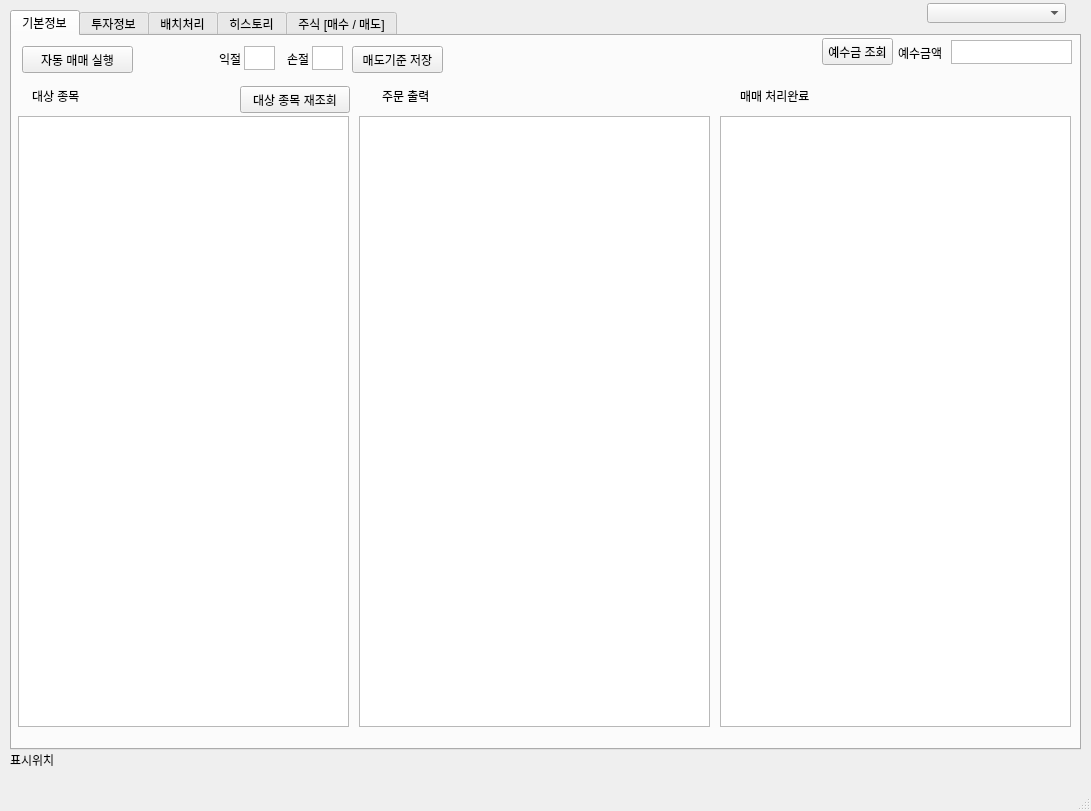
<?xml version="1.0" encoding="UTF-8"?>
<ui version="4.0">
 <class>MainWindow</class>
 <widget class="QMainWindow" name="MainWindow">
  <property name="geometry">
   <rect>
    <x>0</x>
    <y>0</y>
    <width>1091</width>
    <height>811</height>
   </rect>
  </property>
  <property name="windowTitle">
   <string>MainWindow</string>
  </property>
  <widget class="QWidget" name="centralwidget">
   <widget class="QTabWidget" name="tab5_tabWidget">
    <property name="geometry">
     <rect>
      <x>10</x>
      <y>10</y>
      <width>1071</width>
      <height>740</height>
     </rect>
    </property>
    <property name="maximumSize">
     <size>
      <width>1300</width>
      <height>740</height>
     </size>
    </property>
    <property name="toolTip">
     <string extracomment="06:최유리지정가 "/>
    </property>
    <property name="statusTip">
     <string extracomment="06:최유리지정가 "/>
    </property>
    <property name="currentIndex">
     <number>0</number>
    </property>
    <widget class="QWidget" name="tab_base_info">
     <attribute name="title">
      <string>기본정보</string>
     </attribute>
     <widget class="QTableWidget" name="tb1_tableWidget_stock_target_info_list01">
      <property name="geometry">
       <rect>
        <x>6</x>
        <y>80</y>
        <width>331</width>
        <height>611</height>
       </rect>
      </property>
     </widget>
     <widget class="QLabel" name="tab1_label_stock_target_name_01">
      <property name="geometry">
       <rect>
        <x>20</x>
        <y>50</y>
        <width>61</width>
        <height>20</height>
       </rect>
      </property>
      <property name="text">
       <string>대상 종목</string>
      </property>
     </widget>
     <widget class="QLabel" name="tab2_label_stock_order_2">
      <property name="geometry">
       <rect>
        <x>370</x>
        <y>50</y>
        <width>161</width>
        <height>20</height>
       </rect>
      </property>
      <property name="text">
       <string>주문 출력</string>
      </property>
     </widget>
     <widget class="QTextBrowser" name="tb1_textBrowser_stock_send_order">
      <property name="geometry">
       <rect>
        <x>347</x>
        <y>80</y>
        <width>351</width>
        <height>611</height>
       </rect>
      </property>
     </widget>
     <widget class="QTextBrowser" name="tb1_textBrowser_stock_buy_sell_success_view">
      <property name="geometry">
       <rect>
        <x>708</x>
        <y>80</y>
        <width>351</width>
        <height>611</height>
       </rect>
      </property>
     </widget>
     <widget class="QLabel" name="tab2_label_stock_name_7">
      <property name="geometry">
       <rect>
        <x>728</x>
        <y>50</y>
        <width>161</width>
        <height>20</height>
       </rect>
      </property>
      <property name="text">
       <string>매매 처리완료</string>
      </property>
     </widget>
     <widget class="QPushButton" name="tb1_pushButton_stock_auto_order_start">
      <property name="geometry">
       <rect>
        <x>10</x>
        <y>10</y>
        <width>111</width>
        <height>27</height>
       </rect>
      </property>
      <property name="text">
       <string>자동 매매 실행</string>
      </property>
     </widget>
     <widget class="QTextEdit" name="tb1_textEdit_stock_deposit_view">
      <property name="geometry">
       <rect>
        <x>939</x>
        <y>4</y>
        <width>121</width>
        <height>24</height>
       </rect>
      </property>
      <property name="inputMethodHints">
       <set>Qt::ImhMultiLine</set>
      </property>
      <property name="readOnly">
       <bool>true</bool>
      </property>
     </widget>
     <widget class="QLabel" name="tab2_label_stock_name_34">
      <property name="geometry">
       <rect>
        <x>886</x>
        <y>7</y>
        <width>51</width>
        <height>20</height>
       </rect>
      </property>
      <property name="text">
       <string>예수금액</string>
      </property>
     </widget>
     <widget class="QPushButton" name="tb1_pushButton_stock_auto_sell_order_start">
      <property name="geometry">
       <rect>
        <x>810</x>
        <y>2</y>
        <width>71</width>
        <height>27</height>
       </rect>
      </property>
      <property name="text">
       <string>예수금 조회</string>
      </property>
     </widget>
     <widget class="QLabel" name="tab2_label_stock_name_35">
      <property name="geometry">
       <rect>
        <x>207</x>
        <y>13</y>
        <width>31</width>
        <height>20</height>
       </rect>
      </property>
      <property name="text">
       <string>익절</string>
      </property>
     </widget>
     <widget class="QTextEdit" name="tb1_textEdit_sell_win_rate">
      <property name="geometry">
       <rect>
        <x>232</x>
        <y>10</y>
        <width>31</width>
        <height>24</height>
       </rect>
      </property>
      <property name="inputMethodHints">
       <set>Qt::ImhMultiLine</set>
      </property>
      <property name="readOnly">
       <bool>false</bool>
      </property>
     </widget>
     <widget class="QLabel" name="tab2_label_stock_name_36">
      <property name="geometry">
       <rect>
        <x>275</x>
        <y>13</y>
        <width>31</width>
        <height>20</height>
       </rect>
      </property>
      <property name="text">
       <string>손절</string>
      </property>
     </widget>
     <widget class="QTextEdit" name="tb1_textEdit_sell_lose_rate">
      <property name="geometry">
       <rect>
        <x>300</x>
        <y>10</y>
        <width>31</width>
        <height>24</height>
       </rect>
      </property>
      <property name="inputMethodHints">
       <set>Qt::ImhMultiLine</set>
      </property>
      <property name="readOnly">
       <bool>false</bool>
      </property>
     </widget>
     <widget class="QPushButton" name="tb1_textEdit_sell_win_lose_save">
      <property name="geometry">
       <rect>
        <x>340</x>
        <y>10</y>
        <width>91</width>
        <height>27</height>
       </rect>
      </property>
      <property name="text">
       <string>매도기준 저장</string>
      </property>
     </widget>
     <widget class="QPushButton" name="tb1_pushButton_stock_searh_handle">
      <property name="geometry">
       <rect>
        <x>228</x>
        <y>50</y>
        <width>110</width>
        <height>27</height>
       </rect>
      </property>
      <property name="text">
       <string>대상 종목 재조회</string>
      </property>
     </widget>
    </widget>
    <widget class="QWidget" name="tab_stock_invest_info">
     <attribute name="title">
      <string>투자정보</string>
     </attribute>
     <widget class="QLabel" name="tab2_label_stock_order_5">
      <property name="geometry">
       <rect>
        <x>30</x>
        <y>50</y>
        <width>161</width>
        <height>20</height>
       </rect>
      </property>
      <property name="text">
       <string>주문정보</string>
      </property>
     </widget>
     <widget class="QTextBrowser" name="tb2_textBrowser_stock_send_order_info">
      <property name="geometry">
       <rect>
        <x>10</x>
        <y>80</y>
        <width>301</width>
        <height>251</height>
       </rect>
      </property>
     </widget>
     <widget class="QPushButton" name="tb3_pushButton_stock_send_order_info">
      <property name="geometry">
       <rect>
        <x>480</x>
        <y>10</y>
        <width>91</width>
        <height>24</height>
       </rect>
      </property>
      <property name="text">
       <string>주문정보 조회</string>
      </property>
     </widget>
     <widget class="QComboBox" name="tab3_comboBox_trading_select">
      <property name="geometry">
       <rect>
        <x>72</x>
        <y>10</y>
        <width>91</width>
        <height>22</height>
       </rect>
      </property>
      <item>
       <property name="text">
        <string>0:전체</string>
       </property>
      </item>
      <item>
       <property name="text">
        <string>1:매도</string>
       </property>
      </item>
      <item>
       <property name="text">
        <string>2:매수</string>
       </property>
      </item>
     </widget>
     <widget class="QComboBox" name="tab3_comboBox_conclusion_select">
      <property name="geometry">
       <rect>
        <x>233</x>
        <y>10</y>
        <width>91</width>
        <height>22</height>
       </rect>
      </property>
      <item>
       <property name="text">
        <string>0:전체</string>
       </property>
      </item>
      <item>
       <property name="text">
        <string>1:미체결</string>
       </property>
      </item>
      <item>
       <property name="text">
        <string>2:체결</string>
       </property>
      </item>
     </widget>
     <widget class="QLabel" name="tab3_label_stock_order_4">
      <property name="geometry">
       <rect>
        <x>10</x>
        <y>10</y>
        <width>51</width>
        <height>20</height>
       </rect>
      </property>
      <property name="text">
       <string>매매구분</string>
      </property>
     </widget>
     <widget class="QLabel" name="tab3_label_stock_order_5">
      <property name="geometry">
       <rect>
        <x>180</x>
        <y>10</y>
        <width>51</width>
        <height>20</height>
       </rect>
      </property>
      <property name="text">
       <string>체결구분</string>
      </property>
     </widget>
     <widget class="QTextEdit" name="tb3_textEdit_search_stock_code">
      <property name="geometry">
       <rect>
        <x>390</x>
        <y>9</y>
        <width>81</width>
        <height>24</height>
       </rect>
      </property>
      <property name="inputMethodHints">
       <set>Qt::ImhDigitsOnly</set>
      </property>
      <property name="html">
       <string>&lt;!DOCTYPE HTML PUBLIC &quot;-//W3C//DTD HTML 4.0//EN&quot; &quot;http://www.w3.org/TR/REC-html40/strict.dtd&quot;&gt;
&lt;html&gt;&lt;head&gt;&lt;meta name=&quot;qrichtext&quot; content=&quot;1&quot; /&gt;&lt;style type=&quot;text/css&quot;&gt;
p, li { white-space: pre-wrap; }
&lt;/style&gt;&lt;/head&gt;&lt;body style=&quot; font-family:'Gulim'; font-size:9pt; font-weight:400; font-style:normal;&quot;&gt;
&lt;p style=&quot;-qt-paragraph-type:empty; margin-top:0px; margin-bottom:0px; margin-left:0px; margin-right:0px; -qt-block-indent:0; text-indent:0px;&quot;&gt;&lt;br /&gt;&lt;/p&gt;&lt;/body&gt;&lt;/html&gt;</string>
      </property>
     </widget>
     <widget class="QLabel" name="tab3_label_stock_order_6">
      <property name="geometry">
       <rect>
        <x>338</x>
        <y>11</y>
        <width>51</width>
        <height>20</height>
       </rect>
      </property>
      <property name="text">
       <string>종목코드</string>
      </property>
     </widget>
     <widget class="QPushButton" name="tb2_pushButton_stock_balance_info">
      <property name="geometry">
       <rect>
        <x>600</x>
        <y>50</y>
        <width>70</width>
        <height>24</height>
       </rect>
      </property>
      <property name="text">
       <string>잔고조회</string>
      </property>
     </widget>
     <widget class="QTextBrowser" name="tb2_textBrowser_stock_balance_info">
      <property name="geometry">
       <rect>
        <x>320</x>
        <y>80</y>
        <width>351</width>
        <height>251</height>
       </rect>
      </property>
     </widget>
     <widget class="QLabel" name="tab2_label_stock_balance_info">
      <property name="geometry">
       <rect>
        <x>340</x>
        <y>50</y>
        <width>161</width>
        <height>20</height>
       </rect>
      </property>
      <property name="text">
       <string>잔고조회</string>
      </property>
     </widget>
     <widget class="QGroupBox" name="groupBox_9">
      <property name="geometry">
       <rect>
        <x>700</x>
        <y>80</y>
        <width>329</width>
        <height>251</height>
       </rect>
      </property>
      <property name="title">
       <string>투자 수익률 정보</string>
      </property>
      <widget class="QTextEdit" name="tb2_textEdit_stock_total_rate">
       <property name="geometry">
        <rect>
         <x>90</x>
         <y>20</y>
         <width>141</width>
         <height>24</height>
        </rect>
       </property>
       <property name="inputMethodHints">
        <set>Qt::ImhDigitsOnly</set>
       </property>
       <property name="readOnly">
        <bool>true</bool>
       </property>
      </widget>
      <widget class="QLabel" name="tab2_label_stock_name_29">
       <property name="geometry">
        <rect>
         <x>10</x>
         <y>21</y>
         <width>81</width>
         <height>20</height>
        </rect>
       </property>
       <property name="text">
        <string>투자 수익률</string>
       </property>
      </widget>
      <widget class="QLabel" name="tab2_label_stock_name_30">
       <property name="geometry">
        <rect>
         <x>10</x>
         <y>51</y>
         <width>81</width>
         <height>20</height>
        </rect>
       </property>
       <property name="text">
        <string>투자 수익금액</string>
       </property>
      </widget>
      <widget class="QTextEdit" name="tb2_textEdit_stock_total_price">
       <property name="geometry">
        <rect>
         <x>90</x>
         <y>50</y>
         <width>141</width>
         <height>24</height>
        </rect>
       </property>
       <property name="inputMethodHints">
        <set>Qt::ImhDigitsOnly</set>
       </property>
       <property name="readOnly">
        <bool>true</bool>
       </property>
      </widget>
      <widget class="QProgressBar" name="progressBar">
       <property name="geometry">
        <rect>
         <x>11</x>
         <y>150</y>
         <width>301</width>
         <height>23</height>
        </rect>
       </property>
       <property name="value">
        <number>24</number>
       </property>
      </widget>
      <widget class="QLabel" name="tab2_label_stock_name_32">
       <property name="geometry">
        <rect>
         <x>12</x>
         <y>130</y>
         <width>100</width>
         <height>20</height>
        </rect>
       </property>
       <property name="text">
        <string>목표 수익률 도달</string>
       </property>
      </widget>
     </widget>
     <widget class="QGraphicsView" name="graphicsView">
      <property name="geometry">
       <rect>
        <x>10</x>
        <y>390</y>
        <width>1041</width>
        <height>281</height>
       </rect>
      </property>
     </widget>
     <widget class="QLabel" name="tab2_label_stock_name_33">
      <property name="geometry">
       <rect>
        <x>13</x>
        <y>360</y>
        <width>90</width>
        <height>30</height>
       </rect>
      </property>
      <property name="text">
       <string>그래프</string>
      </property>
     </widget>
    </widget>
    <widget class="QWidget" name="tab">
     <attribute name="title">
      <string>배치처리</string>
     </attribute>
     <widget class="QPushButton" name="tb4_pushButton_stock_high_per">
      <property name="geometry">
       <rect>
        <x>130</x>
        <y>10</y>
        <width>111</width>
        <height>27</height>
       </rect>
      </property>
      <property name="text">
       <string>고저PER 데이타</string>
      </property>
     </widget>
     <widget class="QComboBox" name="tab4_comboBox_hight_per">
      <property name="geometry">
       <rect>
        <x>10</x>
        <y>10</y>
        <width>111</width>
        <height>22</height>
       </rect>
      </property>
      <item>
       <property name="text">
        <string>1:저PER</string>
       </property>
      </item>
      <item>
       <property name="text">
        <string>2:고PER</string>
       </property>
      </item>
      <item>
       <property name="text">
        <string>3:저PBR</string>
       </property>
      </item>
      <item>
       <property name="text">
        <string>4:고PBR</string>
       </property>
      </item>
      <item>
       <property name="text">
        <string>5:저ROE</string>
       </property>
      </item>
      <item>
       <property name="text">
        <string>6:고ROE</string>
       </property>
      </item>
     </widget>
    </widget>
    <widget class="QWidget" name="tab_history">
     <attribute name="title">
      <string>히스토리</string>
     </attribute>
    </widget>
    <widget class="QWidget" name="tab_stock_price">
     <attribute name="title">
      <string>주식 [매수 / 매도]</string>
     </attribute>
     <widget class="QPushButton" name="tb2_pushButton_stock_search">
      <property name="geometry">
       <rect>
        <x>240</x>
        <y>40</y>
        <width>121</width>
        <height>24</height>
       </rect>
      </property>
      <property name="text">
       <string>종목 현자 가검색</string>
      </property>
     </widget>
     <widget class="QTextEdit" name="tb2_textEdit_search_stock_date">
      <property name="geometry">
       <rect>
        <x>213</x>
        <y>9</y>
        <width>81</width>
        <height>24</height>
       </rect>
      </property>
      <property name="inputMethodHints">
       <set>Qt::ImhDigitsOnly</set>
      </property>
      <property name="html">
       <string>&lt;!DOCTYPE HTML PUBLIC &quot;-//W3C//DTD HTML 4.0//EN&quot; &quot;http://www.w3.org/TR/REC-html40/strict.dtd&quot;&gt;
&lt;html&gt;&lt;head&gt;&lt;meta name=&quot;qrichtext&quot; content=&quot;1&quot; /&gt;&lt;style type=&quot;text/css&quot;&gt;
p, li { white-space: pre-wrap; }
&lt;/style&gt;&lt;/head&gt;&lt;body style=&quot; font-family:'Gulim'; font-size:9pt; font-weight:400; font-style:normal;&quot;&gt;
&lt;p style=&quot;-qt-paragraph-type:empty; margin-top:0px; margin-bottom:0px; margin-left:0px; margin-right:0px; -qt-block-indent:0; text-indent:0px;&quot;&gt;&lt;br /&gt;&lt;/p&gt;&lt;/body&gt;&lt;/html&gt;</string>
      </property>
     </widget>
     <widget class="QTextEdit" name="tb_textEdit_search_stock_modif">
      <property name="enabled">
       <bool>false</bool>
      </property>
      <property name="geometry">
       <rect>
        <x>340</x>
        <y>10</y>
        <width>21</width>
        <height>24</height>
       </rect>
      </property>
      <property name="inputMethodHints">
       <set>Qt::ImhDigitsOnly</set>
      </property>
      <property name="html">
       <string>&lt;!DOCTYPE HTML PUBLIC &quot;-//W3C//DTD HTML 4.0//EN&quot; &quot;http://www.w3.org/TR/REC-html40/strict.dtd&quot;&gt;
&lt;html&gt;&lt;head&gt;&lt;meta name=&quot;qrichtext&quot; content=&quot;1&quot; /&gt;&lt;style type=&quot;text/css&quot;&gt;
p, li { white-space: pre-wrap; }
&lt;/style&gt;&lt;/head&gt;&lt;body style=&quot; font-family:'Gulim'; font-size:9pt; font-weight:400; font-style:normal;&quot;&gt;
&lt;p style=&quot; margin-top:0px; margin-bottom:0px; margin-left:0px; margin-right:0px; -qt-block-indent:0; text-indent:0px;&quot;&gt;1&lt;/p&gt;&lt;/body&gt;&lt;/html&gt;</string>
      </property>
     </widget>
     <widget class="QTextEdit" name="tb2_textEdit_search_stock_code">
      <property name="geometry">
       <rect>
        <x>73</x>
        <y>9</y>
        <width>71</width>
        <height>24</height>
       </rect>
      </property>
      <property name="inputMethodHints">
       <set>Qt::ImhDigitsOnly</set>
      </property>
      <property name="html">
       <string>&lt;!DOCTYPE HTML PUBLIC &quot;-//W3C//DTD HTML 4.0//EN&quot; &quot;http://www.w3.org/TR/REC-html40/strict.dtd&quot;&gt;
&lt;html&gt;&lt;head&gt;&lt;meta name=&quot;qrichtext&quot; content=&quot;1&quot; /&gt;&lt;style type=&quot;text/css&quot;&gt;
p, li { white-space: pre-wrap; }
&lt;/style&gt;&lt;/head&gt;&lt;body style=&quot; font-family:'Gulim'; font-size:9pt; font-weight:400; font-style:normal;&quot;&gt;
&lt;p style=&quot; margin-top:0px; margin-bottom:0px; margin-left:0px; margin-right:0px; -qt-block-indent:0; text-indent:0px;&quot;&gt;005880&lt;/p&gt;&lt;/body&gt;&lt;/html&gt;</string>
      </property>
     </widget>
     <widget class="QPushButton" name="tb2_pushButton_all_stock_data">
      <property name="geometry">
       <rect>
        <x>370</x>
        <y>530</y>
        <width>121</width>
        <height>24</height>
       </rect>
      </property>
      <property name="text">
       <string>종목 가격 전체정보</string>
      </property>
     </widget>
     <widget class="QTableWidget" name="tb2_tableWidget_stock_price_res_view">
      <property name="geometry">
       <rect>
        <x>370</x>
        <y>560</y>
        <width>681</width>
        <height>131</height>
       </rect>
      </property>
     </widget>
     <widget class="QTableWidget" name="tb2_tableWidget_stock_info_res_view">
      <property name="geometry">
       <rect>
        <x>10</x>
        <y>70</y>
        <width>351</width>
        <height>81</height>
       </rect>
      </property>
     </widget>
     <widget class="QLabel" name="tab2_label_stock_name">
      <property name="geometry">
       <rect>
        <x>20</x>
        <y>40</y>
        <width>61</width>
        <height>20</height>
       </rect>
      </property>
      <property name="text">
       <string>주식명칭</string>
      </property>
     </widget>
     <widget class="QLabel" name="tab2_label_stock_order">
      <property name="geometry">
       <rect>
        <x>30</x>
        <y>160</y>
        <width>161</width>
        <height>20</height>
       </rect>
      </property>
      <property name="text">
       <string>주문 출력</string>
      </property>
     </widget>
     <widget class="QLabel" name="tab2_label_stock_name_3">
      <property name="geometry">
       <rect>
        <x>30</x>
        <y>430</y>
        <width>161</width>
        <height>20</height>
       </rect>
      </property>
      <property name="text">
       <string>잔고 출력</string>
      </property>
     </widget>
     <widget class="QTextBrowser" name="tb2_textBrowser_stock_send_order_order">
      <property name="geometry">
       <rect>
        <x>10</x>
        <y>190</y>
        <width>351</width>
        <height>211</height>
       </rect>
      </property>
     </widget>
     <widget class="QTextBrowser" name="tb2_textBrowser_stock_send_order_balance">
      <property name="geometry">
       <rect>
        <x>10</x>
        <y>460</y>
        <width>351</width>
        <height>231</height>
       </rect>
      </property>
     </widget>
     <widget class="QLabel" name="tab2_label_stock_name_2">
      <property name="geometry">
       <rect>
        <x>20</x>
        <y>11</y>
        <width>61</width>
        <height>20</height>
       </rect>
      </property>
      <property name="text">
       <string>종목코드</string>
      </property>
     </widget>
     <widget class="QLabel" name="tab2_label_stock_name_4">
      <property name="geometry">
       <rect>
        <x>160</x>
        <y>11</y>
        <width>61</width>
        <height>20</height>
       </rect>
      </property>
      <property name="text">
       <string>조회일자</string>
      </property>
     </widget>
     <widget class="QGroupBox" name="groupBox">
      <property name="geometry">
       <rect>
        <x>370</x>
        <y>60</y>
        <width>329</width>
        <height>131</height>
       </rect>
      </property>
      <property name="title">
       <string>매수</string>
      </property>
      <widget class="QPushButton" name="tb2_pushButton_stock_send_order_hand">
       <property name="geometry">
        <rect>
         <x>10</x>
         <y>20</y>
         <width>75</width>
         <height>24</height>
        </rect>
       </property>
       <property name="text">
        <string>매수주문</string>
       </property>
      </widget>
      <widget class="QTextEdit" name="tb2_textEdit_stock_send_order_hand_price">
       <property name="geometry">
        <rect>
         <x>180</x>
         <y>80</y>
         <width>141</width>
         <height>24</height>
        </rect>
       </property>
       <property name="inputMethodHints">
        <set>Qt::ImhDigitsOnly</set>
       </property>
      </widget>
      <widget class="QPushButton" name="tb2_pushButton_stock_send_order">
       <property name="geometry">
        <rect>
         <x>200</x>
         <y>20</y>
         <width>80</width>
         <height>24</height>
        </rect>
       </property>
       <property name="whatsThis">
        <string extracomment="06:최유리지정가"/>
       </property>
       <property name="text">
        <string>자동매수주문</string>
       </property>
      </widget>
      <widget class="QLabel" name="tab2_label_stock_name_6">
       <property name="geometry">
        <rect>
         <x>140</x>
         <y>82</y>
         <width>61</width>
         <height>20</height>
        </rect>
       </property>
       <property name="text">
        <string>매수가</string>
       </property>
      </widget>
      <widget class="QLabel" name="tab2_label_stock_name_16">
       <property name="geometry">
        <rect>
         <x>10</x>
         <y>82</y>
         <width>31</width>
         <height>20</height>
        </rect>
       </property>
       <property name="text">
        <string>수량</string>
       </property>
      </widget>
      <widget class="QTextEdit" name="tb2_textEdit_stock_send_order_hand_quantity">
       <property name="geometry">
        <rect>
         <x>40</x>
         <y>80</y>
         <width>71</width>
         <height>24</height>
        </rect>
       </property>
       <property name="inputMethodHints">
        <set>Qt::ImhDigitsOnly</set>
       </property>
      </widget>
     </widget>
     <widget class="QTextEdit" name="tb2_textEdit_stock_deposit_view">
      <property name="geometry">
       <rect>
        <x>935</x>
        <y>10</y>
        <width>121</width>
        <height>24</height>
       </rect>
      </property>
      <property name="inputMethodHints">
       <set>Qt::ImhMultiLine</set>
      </property>
      <property name="readOnly">
       <bool>true</bool>
      </property>
     </widget>
     <widget class="QPushButton" name="tb2_pushButton_stock_deposit">
      <property name="geometry">
       <rect>
        <x>860</x>
        <y>9</y>
        <width>75</width>
        <height>27</height>
       </rect>
      </property>
      <property name="text">
       <string>예수금</string>
      </property>
     </widget>
     <widget class="QGroupBox" name="groupBox_2">
      <property name="geometry">
       <rect>
        <x>710</x>
        <y>60</y>
        <width>341</width>
        <height>131</height>
       </rect>
      </property>
      <property name="title">
       <string>매도</string>
      </property>
      <widget class="QPushButton" name="tb2_pushButton_stock_send_order_hand_sell">
       <property name="geometry">
        <rect>
         <x>10</x>
         <y>21</y>
         <width>75</width>
         <height>24</height>
        </rect>
       </property>
       <property name="text">
        <string>매도주문</string>
       </property>
      </widget>
      <widget class="QTextEdit" name="tb2_textEdit_stock_send_order_hand_sell_price">
       <property name="geometry">
        <rect>
         <x>180</x>
         <y>80</y>
         <width>141</width>
         <height>24</height>
        </rect>
       </property>
       <property name="inputMethodHints">
        <set>Qt::ImhDigitsOnly</set>
       </property>
      </widget>
      <widget class="QTextEdit" name="tb2_textEdit_stock_send_order_hand_sell_quantity">
       <property name="geometry">
        <rect>
         <x>40</x>
         <y>80</y>
         <width>71</width>
         <height>24</height>
        </rect>
       </property>
       <property name="inputMethodHints">
        <set>Qt::ImhDigitsOnly</set>
       </property>
      </widget>
      <widget class="QPushButton" name="tb2_pushButton_stock_send_order_sell">
       <property name="geometry">
        <rect>
         <x>200</x>
         <y>21</y>
         <width>80</width>
         <height>24</height>
        </rect>
       </property>
       <property name="whatsThis">
        <string extracomment="06:최유리지정가"/>
       </property>
       <property name="text">
        <string>자동매도주문</string>
       </property>
      </widget>
      <widget class="QLabel" name="tab2_label_stock_name_9">
       <property name="geometry">
        <rect>
         <x>10</x>
         <y>82</y>
         <width>31</width>
         <height>20</height>
        </rect>
       </property>
       <property name="text">
        <string>수량</string>
       </property>
      </widget>
      <widget class="QLabel" name="tab2_label_stock_name_10">
       <property name="geometry">
        <rect>
         <x>140</x>
         <y>82</y>
         <width>61</width>
         <height>20</height>
        </rect>
       </property>
       <property name="text">
        <string>매도가</string>
       </property>
      </widget>
     </widget>
     <widget class="QGroupBox" name="groupBox_3">
      <property name="geometry">
       <rect>
        <x>370</x>
        <y>220</y>
        <width>201</width>
        <height>131</height>
       </rect>
      </property>
      <property name="title">
       <string>취소</string>
      </property>
      <widget class="QPushButton" name="tb2_pushButton_stock_send_order_hand_cancel">
       <property name="geometry">
        <rect>
         <x>10</x>
         <y>20</y>
         <width>75</width>
         <height>24</height>
        </rect>
       </property>
       <property name="text">
        <string>매수취소</string>
       </property>
      </widget>
      <widget class="QPushButton" name="tb2_pushButton_stock_send_order_hand_sell_cancel">
       <property name="geometry">
        <rect>
         <x>120</x>
         <y>20</y>
         <width>75</width>
         <height>24</height>
        </rect>
       </property>
       <property name="text">
        <string>매도취소</string>
       </property>
      </widget>
      <widget class="QTextEdit" name="tb2_textEdit_stock_send_order_hand_no_cancel">
       <property name="geometry">
        <rect>
         <x>80</x>
         <y>90</y>
         <width>101</width>
         <height>24</height>
        </rect>
       </property>
       <property name="inputMethodHints">
        <set>Qt::ImhDigitsOnly</set>
       </property>
      </widget>
      <widget class="QLabel" name="tab2_label_stock_name_5">
       <property name="geometry">
        <rect>
         <x>22</x>
         <y>91</y>
         <width>51</width>
         <height>20</height>
        </rect>
       </property>
       <property name="text">
        <string>주문번호</string>
       </property>
      </widget>
      <widget class="QTextEdit" name="tb2_textEdit_stock_send_order_hand_cancel_quantity">
       <property name="geometry">
        <rect>
         <x>80</x>
         <y>60</y>
         <width>71</width>
         <height>24</height>
        </rect>
       </property>
       <property name="inputMethodHints">
        <set>Qt::ImhDigitsOnly</set>
       </property>
      </widget>
      <widget class="QLabel" name="tab2_label_stock_name_17">
       <property name="geometry">
        <rect>
         <x>40</x>
         <y>62</y>
         <width>31</width>
         <height>20</height>
        </rect>
       </property>
       <property name="text">
        <string>수량</string>
       </property>
      </widget>
     </widget>
     <widget class="QGroupBox" name="groupBox_4">
      <property name="geometry">
       <rect>
        <x>710</x>
        <y>220</y>
        <width>329</width>
        <height>131</height>
       </rect>
      </property>
      <property name="title">
       <string>정정</string>
      </property>
      <widget class="QPushButton" name="tb2_pushButton_stock_send_order_hand_modif">
       <property name="geometry">
        <rect>
         <x>10</x>
         <y>20</y>
         <width>91</width>
         <height>24</height>
        </rect>
       </property>
       <property name="text">
        <string>매수주문정정</string>
       </property>
      </widget>
      <widget class="QTextEdit" name="tb2_textEdit_stock_send_order_hand_modif_price">
       <property name="geometry">
        <rect>
         <x>180</x>
         <y>80</y>
         <width>141</width>
         <height>24</height>
        </rect>
       </property>
       <property name="inputMethodHints">
        <set>Qt::ImhDigitsOnly</set>
       </property>
      </widget>
      <widget class="QTextEdit" name="tb2_textEdit_stock_send_order_hand_modif_quantity">
       <property name="geometry">
        <rect>
         <x>40</x>
         <y>80</y>
         <width>71</width>
         <height>24</height>
        </rect>
       </property>
       <property name="inputMethodHints">
        <set>Qt::ImhDigitsOnly</set>
       </property>
      </widget>
      <widget class="QLabel" name="tab2_label_stock_name_13">
       <property name="geometry">
        <rect>
         <x>10</x>
         <y>82</y>
         <width>31</width>
         <height>20</height>
        </rect>
       </property>
       <property name="text">
        <string>수량</string>
       </property>
      </widget>
      <widget class="QLabel" name="tab2_label_stock_name_14">
       <property name="geometry">
        <rect>
         <x>140</x>
         <y>82</y>
         <width>61</width>
         <height>20</height>
        </rect>
       </property>
       <property name="text">
        <string>정정가</string>
       </property>
      </widget>
      <widget class="QPushButton" name="tb2_pushButton_stock_send_order_hand_modif_sell">
       <property name="geometry">
        <rect>
         <x>230</x>
         <y>20</y>
         <width>91</width>
         <height>24</height>
        </rect>
       </property>
       <property name="text">
        <string>매도주문정정</string>
       </property>
      </widget>
      <widget class="QTextEdit" name="tb2_textEdit_stock_send_order_no_modif">
       <property name="geometry">
        <rect>
         <x>120</x>
         <y>50</y>
         <width>101</width>
         <height>24</height>
        </rect>
       </property>
       <property name="inputMethodHints">
        <set>Qt::ImhDigitsOnly</set>
       </property>
      </widget>
      <widget class="QLabel" name="tab2_label_stock_name_11">
       <property name="geometry">
        <rect>
         <x>62</x>
         <y>51</y>
         <width>51</width>
         <height>20</height>
        </rect>
       </property>
       <property name="text">
        <string>주문번호</string>
       </property>
      </widget>
     </widget>
    </widget>
   </widget>
   <widget class="QLabel" name="label_login_info">
    <property name="geometry">
     <rect>
      <x>10</x>
      <y>750</y>
      <width>81</width>
      <height>20</height>
     </rect>
    </property>
    <property name="text">
     <string>표시위치</string>
    </property>
   </widget>
   <widget class="QComboBox" name="comboBox_account_info">
    <property name="geometry">
     <rect>
      <x>927</x>
      <y>3</y>
      <width>139</width>
      <height>20</height>
     </rect>
    </property>
   </widget>
  </widget>
  <widget class="QMenuBar" name="menubar">
   <property name="geometry">
    <rect>
     <x>0</x>
     <y>0</y>
     <width>1091</width>
     <height>21</height>
    </rect>
   </property>
  </widget>
  <widget class="QStatusBar" name="statusbar"/>
 </widget>
 <resources/>
 <connections/>
</ui>
